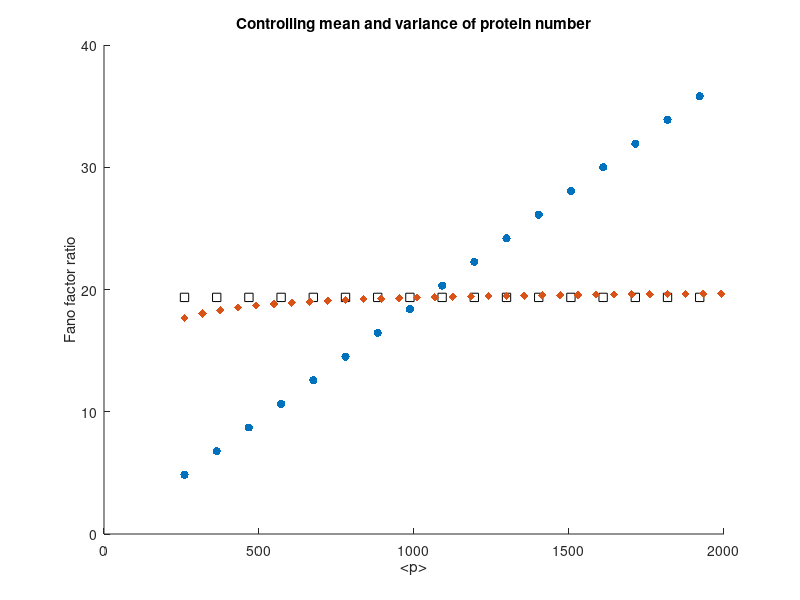

The MATLAB script that drew this image: (Note: this script raises an error after producing the figure.)
%% b 5-40
R_halflife = 120;
P_halflife = 3600;
k_R = 0.01;
% b = 20;
b = 5:2:40;
eta = R_halflife/P_halflife;
gamma_p = log(2)/P_halflife;
gamma_r = gamma_p/eta;

p = k_R .* b./gamma_p;
fano = b./(1 + eta);
figure 
hold on
scatter(p, fano, 'ok', 'filled')
xlim([0 2000])
ylim([0 40])
xlabel('<p>')
ylabel('Fano factor ratio')
title('Controlling mean and variance of protein number')

%% k_R 0.0025-0.02
R_halflife = 120;
P_halflife = 3600;
%k_R = 0.01;
k_R = 0.0025:0.001:0.02;
b = 20;
eta = R_halflife/P_halflife;
gamma_p = log(2)/P_halflife;
gamma_r = gamma_p/eta;

p = k_R .* b./gamma_p;
fano = b./(1 + eta);
plot(p, fano, 'sk')

%% P_halflife 15min-2h
R_halflife = 120;
%P_halflife = 3600;
P_halflife = 900:200:7200;
k_R = 0.01;
b = 20;
eta = R_halflife./P_halflife;
gamma_p = log(2)./P_halflife;
gamma_r = gamma_p./eta;

p = k_R .* b./gamma_p;
fano = b./(1 + eta);
scatter(p, fano, 'dk', 'filled')

yline(1, '--');